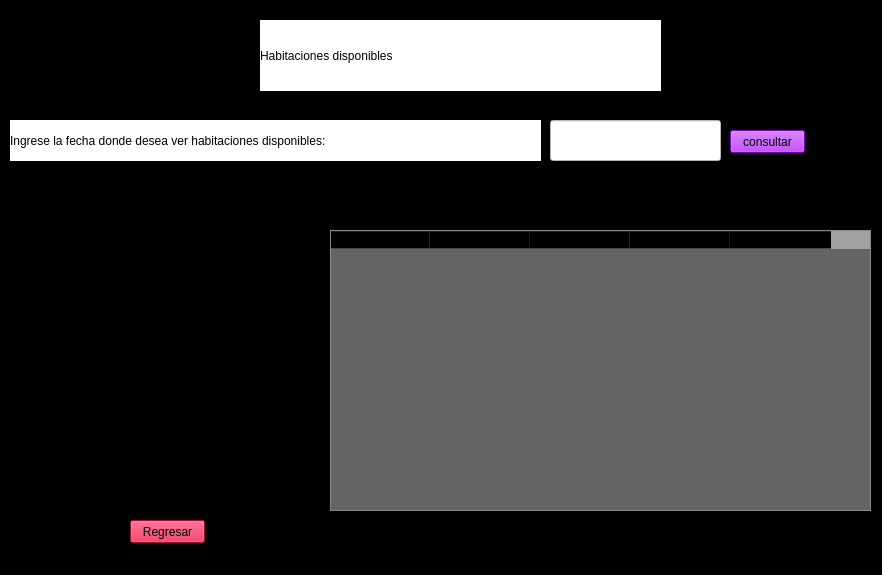
<?xml version="1.0" encoding="UTF-8"?>
<ui version="4.0">
 <class>MainWindow</class>
 <widget class="QMainWindow" name="MainWindow">
  <property name="geometry">
   <rect>
    <x>0</x>
    <y>0</y>
    <width>882</width>
    <height>575</height>
   </rect>
  </property>
  <property name="windowTitle">
   <string>MainWindow</string>
  </property>
  <property name="styleSheet">
   <string notr="true">background-color: rgb(0, 0, 0);</string>
  </property>
  <widget class="QWidget" name="centralwidget">
   <widget class="QLabel" name="label">
    <property name="geometry">
     <rect>
      <x>260</x>
      <y>20</y>
      <width>401</width>
      <height>71</height>
     </rect>
    </property>
    <property name="styleSheet">
     <string notr="true">color: rgb(0, 0, 0);
font: 75 28pt &quot;MS Shell Dlg 2&quot;;
background-color: rgb(255, 255, 255);</string>
    </property>
    <property name="text">
     <string>Habitaciones disponibles</string>
    </property>
   </widget>
   <widget class="QTableWidget" name="tableWidget">
    <property name="geometry">
     <rect>
      <x>330</x>
      <y>230</y>
      <width>541</width>
      <height>281</height>
     </rect>
    </property>
    <property name="styleSheet">
     <string notr="true">background-color: rgba(255, 255, 255, 100);
</string>
    </property>
    <column>
     <property name="text">
      <string>Id Habitacion</string>
     </property>
    </column>
    <column>
     <property name="text">
      <string>Tipo</string>
     </property>
    </column>
    <column>
     <property name="text">
      <string>Piso</string>
     </property>
    </column>
    <column>
     <property name="text">
      <string>Precio</string>
     </property>
    </column>
    <column>
     <property name="text">
      <string>Estado</string>
     </property>
    </column>
   </widget>
   <widget class="QPushButton" name="regresar">
    <property name="geometry">
     <rect>
      <x>130</x>
      <y>520</y>
      <width>75</width>
      <height>23</height>
     </rect>
    </property>
    <property name="styleSheet">
     <string notr="true">background-color: rgb(215, 20, 64);</string>
    </property>
    <property name="text">
     <string>Regresar</string>
    </property>
   </widget>
   <widget class="QLabel" name="label_2">
    <property name="geometry">
     <rect>
      <x>20</x>
      <y>10</y>
      <width>221</width>
      <height>91</height>
     </rect>
    </property>
    <property name="text">
     <string/>
    </property>
    <property name="pixmap">
     <pixmap>../imagenes/logo.png</pixmap>
    </property>
   </widget>
   <widget class="QLabel" name="label_3">
    <property name="geometry">
     <rect>
      <x>10</x>
      <y>120</y>
      <width>531</width>
      <height>41</height>
     </rect>
    </property>
    <property name="styleSheet">
     <string notr="true">background-color: rgb(255, 255, 255);
font: 12pt &quot;MS Shell Dlg 2&quot;;</string>
    </property>
    <property name="text">
     <string>Ingrese la fecha donde desea ver habitaciones disponibles:</string>
    </property>
   </widget>
   <widget class="QPushButton" name="consultar">
    <property name="geometry">
     <rect>
      <x>730</x>
      <y>130</y>
      <width>75</width>
      <height>23</height>
     </rect>
    </property>
    <property name="styleSheet">
     <string notr="true">background-color: rgb(170, 0, 255);</string>
    </property>
    <property name="text">
     <string>consultar</string>
    </property>
   </widget>
   <widget class="QLabel" name="label_7">
    <property name="geometry">
     <rect>
      <x>390</x>
      <y>180</y>
      <width>341</width>
      <height>21</height>
     </rect>
    </property>
    <property name="styleSheet">
     <string notr="true">color: rgb(255, 0, 0);</string>
    </property>
    <property name="text">
     <string/>
    </property>
   </widget>
   <widget class="QLineEdit" name="lineEdit">
    <property name="geometry">
     <rect>
      <x>550</x>
      <y>120</y>
      <width>171</width>
      <height>41</height>
     </rect>
    </property>
    <property name="styleSheet">
     <string notr="true">background-color: rgb(255, 255, 255);
border-color: rgb(0, 0, 255);</string>
    </property>
   </widget>
   <widget class="QLabel" name="label_8">
    <property name="geometry">
     <rect>
      <x>20</x>
      <y>290</y>
      <width>301</width>
      <height>21</height>
     </rect>
    </property>
    <property name="styleSheet">
     <string notr="true">color: rgb(255, 0, 0);</string>
    </property>
    <property name="text">
     <string/>
    </property>
   </widget>
  </widget>
  <widget class="QStatusBar" name="statusbar"/>
 </widget>
 <resources/>
 <connections/>
</ui>
